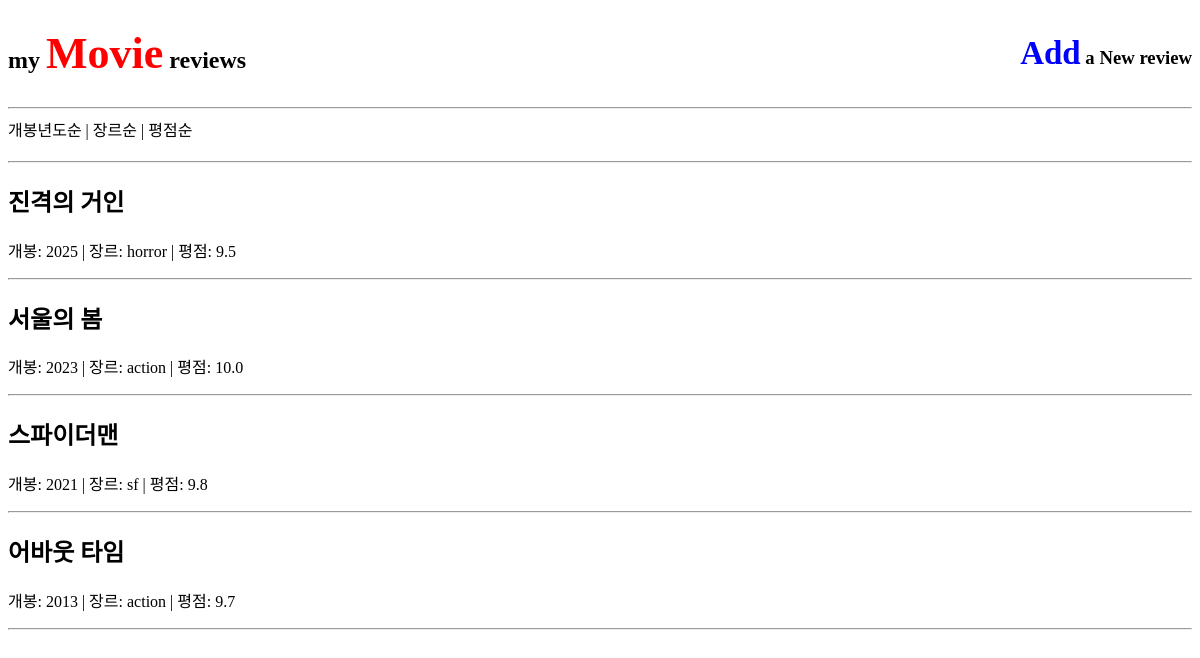
The page / on the database its author committed.
### reviews/models.py (models this page shows, shortened)
class Review(models.Model):
    GENRE_CHOICES = [
        ('action', '액션'),
        ('romance', '로맨스'),
        ('comedy', '코미디'),
        ('sf', 'SF'),
        ('horror', '공포'),
    ]
    title = models.CharField(max_length=100)
    director = models.CharField(max_length=32)
    main_actor = models.CharField(max_length=32)
    genre = models.CharField(max_length=32, choices=GENRE_CHOICES)
    rating = models.FloatField()
    release_year = models.IntegerField()
    runtime = models.IntegerField()
    content = models.TextField()
    created_at = models.DateTimeField(auto_now_add=True)

### reviews/views.py (the view)
# urls.py: path('', views.review_list, name="review_list"),
def review_list(request):
    sort = request.GET.get('sort', '-release_year')
    if sort == 'release':
        reviews = Review.objects.all().order_by('-release_year')
    elif sort == 'genre':
        reviews = Review.objects.all().order_by('genre')
    elif sort == 'rating':
        reviews = Review.objects.all().order_by('-rating')
    else:
        reviews = Review.objects.all().order_by('-release_year')
    context = {
        "reviews": reviews
    }
    return render(request, "reviews_list.html", context)

### reviews/templates/reviews_list.html
{% extends "base.html" %}
{% block content %}
<div style="margin-bottom: 20px;">
    <a href="?sort=release">개봉년도순</a> |
    <a href="?sort=genre">장르순</a> |
    <a href="?sort=rating">평점순</a>
  </div>
  <hr>
{% for review in reviews %}
    <div class>
        <a href="{% url 'reviews:review_detail' review.pk %}">
            <h2>{{ review.title }}</h2>
        </a>
        <p>개봉: {{ review.release_year }} | 장르: {{ review.genre }} | 평점: {{ review.rating }}</p>
    </div>
    <hr>
{% empty %}
    <p>등록된 리뷰가 없습니다.</p>
{% endfor %}
{% endblock %}

### reviews/templates/base.html (shortened to what this page needs)
{% load static %}
<!DOCTYPE html>
<html>
<head>
    <link rel="stylesheet" href="{% static 'css/styles.css' %}">
</head>
<body>
    <nav>
        <a href="{% url 'reviews:review_list' %}"><h1>my <strong>Movie</strong> reviews</h1></a>
        <a href="{% url 'reviews:review_create' %}"><h3><strong>Add</strong> a New review</h3></a>
    </nav>
    <hr>
    {% block content %}
    {% endblock %}
</body>
</html>

### reviews/static/css/styles.css (style rules this page uses)
body nav { display: flex; justify-content: space-between; align-items: center; }
a { color:black; text-decoration: none; }
h1 strong { font-size: 44px; color: red; }
h3 strong { font-size: 33px; color: blue; }

### rows shown on the page
Review: title "진격의 거인", release_year "2025", genre "horror", rating "9.5"
Review: title "서울의 봄", release_year "2023", genre "action", rating "10.0"
Review: title "스파이더맨", release_year "2021", genre "sf", rating "9.8"
Review: title "어바웃 타임", release_year "2013", genre "action", rating "9.7"
